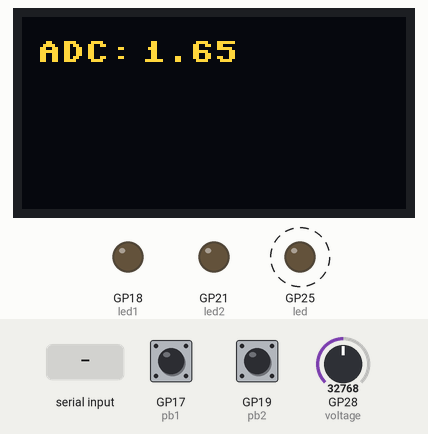
This program was run on a simulated Raspberry Pi Pico running MicroPython. On the bench: 128×64 one-colour display, output pins drawn as LEDs (lit = HIGH). Dashed ring = blinking. The test bench sets the inputs (shaded band); at power-on: GP28 (voltage) = 32768, GP17 (pb1) HIGH, GP19 (pb2) HIGH (analog values on the 0–65535 scale). The OLED is the two-colour kind (top 16 rows yellow); library files of the repository ran but are not shown: ssd1306.py; what the program prints to the serial console is not drawn.

Above: at 1.2 s.
1.3 s: "G1" typed at the serial console, then Enter
At 1.9 s:
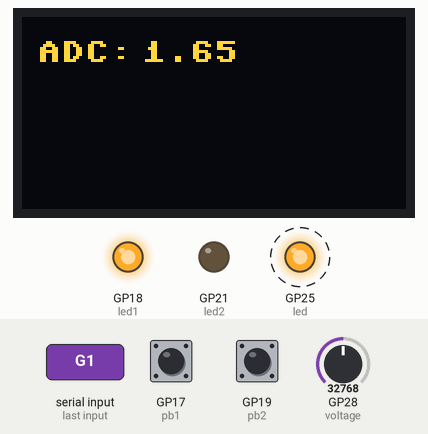
4.1 s: "R1" typed at the serial console, then Enter
At 4.9 s:
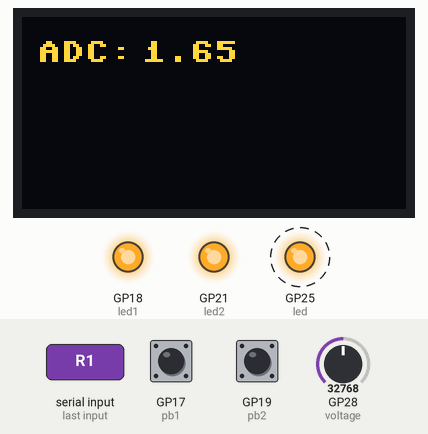
7.1 s: "G0" typed at the serial console, then Enter
At 8.0 s:
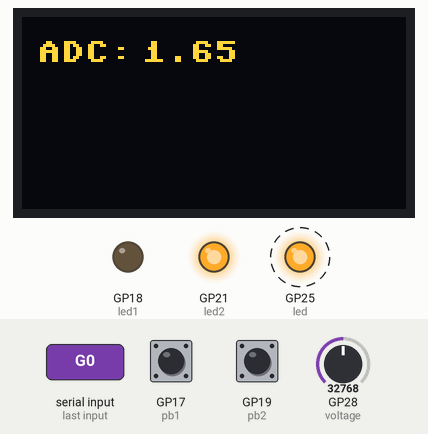
9.6 s: GP28 (voltage) set to 45874
At 10.6 s:
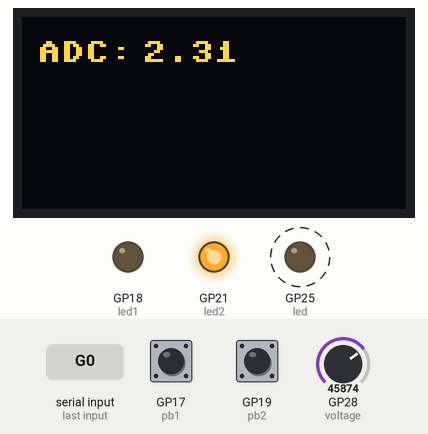
12.7 s: GP28 (voltage) set to 57670
At 13.1 s:
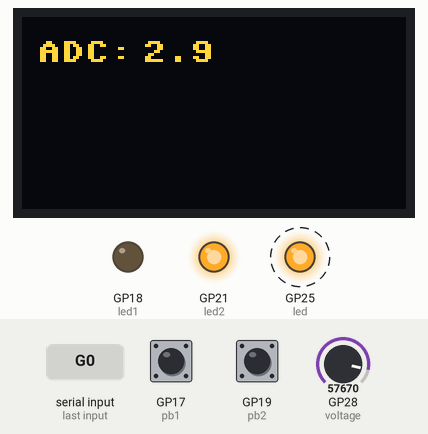
Timing chart, 0 to 15.2 s (numbered marks = the images above; inputs shaded):
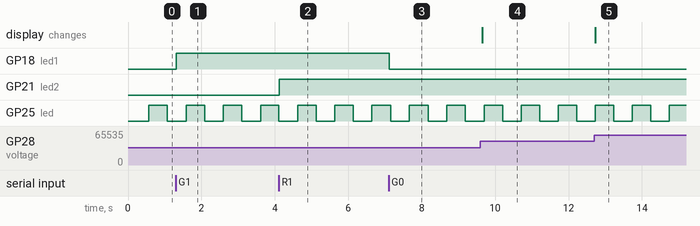

Measured:
- after the input at 1.3 s, GP18 (led1): LOW → HIGH at once
- after the input at 4.1 s, GP21 (led2): LOW → HIGH at once
- after the input at 7.1 s, GP18 (led1): HIGH → LOW at once
- after the input at 9.6 s, the display: changes after 0.05 s (image 4)
- after the input at 12.7 s, the display: changes at once (image 5)
- by itself, GP25 (led): alternates HIGH for 0.51 s and LOW for 0.51 s

The program:

remote.py
```python
# Remote_Test.py
# 從USB虛擬COM遠端異步發送命令及接收資料測試程式
# OmniXRI Jack, May 2021

from machine import Pin, I2C, ADC # 導入 Pin, I2C, ADC相關函式庫
from ssd1306 import SSD1306_I2C # 導入 SSD1306 I2C介面OLED函式庫
import framebuf # 導入影格緩衝區函式庫
import utime # 導入時間相關函式庫
import sys # 導入系統標準輸出入相關函式庫
import select # 導入異步選擇函式庫

led  = Pin(25, Pin.OUT) # 設定GP25為板上LED為輸出腳
led1 = Pin(18, Pin.OUT) # 設定GP18為LED1輸出腳
led2 = Pin(21, Pin.OUT) # 設定GP21為LED2輸出腳
pb1  = Pin(17, Pin.IN, Pin.PULL_UP) # 設定GP17為PB1輸入腳，且自帶pull high電阻
pb2  = Pin(19, Pin.IN, Pin.PULL_UP) # 設定GP19為PB2輸入腳，且自帶pull high電阻

pb1_prev = 0 # PB1先前狀態,0為未按下,1為按下
pb1_curr = 0 # PB1目前狀態,0為未按下,1為按下
pb2_prev = 0 # PB2先前狀態,0為未按下,1為按下
pb2_curr = 0 # PB2目前狀態,0為未按下,1為按下

voltage = machine.ADC(2) # 設定使用ADC2(GP28)
factor = 3.3 / (65535)   # 設定ADC轉換因子

WIDTH  = 128 # 設定OLED顯示寬度
HEIGHT = 64  # 設定OLED顯示高度

i2c = I2C(1, scl=Pin(27), sda=Pin(26), freq=400000)     # 設定使用I2C#1,SCL,SDA腳位及時脈頻率
print("I2C Address      : "+hex(i2c.scan()[0]).upper()) # 顯示I2C位址
print("I2C Configuration: "+str(i2c))                   # 顯示I2C組態

oled = SSD1306_I2C(WIDTH, HEIGHT, i2c) # SSD1306 OLED初始化

time_start = utime.ticks_ms() # 啟動ms計時器

while True: # 永遠執行循環
    oled.fill(0) # 清除OLED顯示區(全部填零)

    # 若有收到遠端透過USB虛擬COM傳送命令字串時才進行命令
    # 採異步(不阻塞)命令執行方式完成
    while sys.stdin in select.select([sys.stdin], [], [], 0)[0]:
        s = sys.stdin.readline().strip() #從標準輸人讀取一行文字並去除換行符號
        cmd = str(s) # 將收到的內容轉成字串
        print(cmd) # 回傳檢查收到之命令內容,可省略

        if cmd == 'G0':   # 若命令為G0
            led1.value(0) # 熄滅LED1
        elif cmd == 'G1': # 若命令為G1
            led1.value(1) # 點亮LED1
        elif cmd == 'R0': # 若命令為R0
            led2.value(0) # 熄滅LED2
        elif cmd == 'R1': # 若命令為R1
            led2.value(1) # 點亮LED2
        else:             # 其它命令
            oled.text(cmd,0,32) # 顯示收到命令內容

    reading = voltage.read_u16() * factor # 讀取半固定電阻SVR1電壓並轉換成十進制
    oled.text("ADC: ",5,8) # 輸出提示字串到OLED,座標(5,8)
    oled.text(str(round(reading,2)),40,8) # 將電壓值規式化字串輸出到OLED,座標(40,8)
    oled.show() # 更新OLED顯示區內容

    pb1_curr = pb1.value() # 讀取PB1按鍵狀態並放入目前狀態變數中
    pb2_curr = pb2.value() # 讀取PB2按鍵狀態並放入目前狀態變數中

    if(pb1_curr == 0 and pb1_prev == 1): # 若PB1正緣觸發
        print("PB1 Press")               # 透過USB Virual COM回傳PB1按下訊息

    if(pb1_curr == 1 and pb1_prev == 0): # 若PB1負緣觸發
        print("PB1 Release")             # 透過USB Virual COM回傳PB1放開訊息

    if(pb2_curr == 0 and pb2_prev == 1): # 若PB2正緣觸發
        print("PB2 Press")               # 透過USB Virual COM回傳PB1按下訊息

    if(pb2_curr == 1 and pb2_prev == 0): # 若PB2負緣觸發
        print("PB2 Release")             # 透過USB Virual COM回傳PB1放開訊息

    pb1_prev = pb1_curr # 將PB1目前狀態更新到先前狀態
    pb2_prev = pb2_curr # 將PB2目前狀態更新到先前狀態

    time_stop = utime.ticks_ms() # 取得目前時間

    if utime.ticks_diff(time_stop,time_start) > 500: # 若先前時間比較大於0.5秒
        led.toggle()          # 則板上LED狀態反轉
        time_start = time_stop # 更新目前時間到先前時間
```
